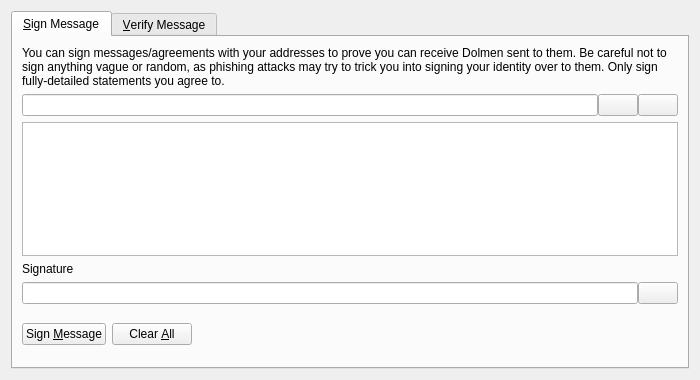
<?xml version="1.0" encoding="UTF-8"?>
<ui version="4.0">
 <class>SignVerifyMessageDialog</class>
 <widget class="QDialog" name="SignVerifyMessageDialog">
  <property name="geometry">
   <rect>
    <x>0</x>
    <y>0</y>
    <width>700</width>
    <height>380</height>
   </rect>
  </property>
  <property name="windowTitle">
   <string>Signatures - Sign / Verify a Message</string>
  </property>
  <property name="modal">
   <bool>true</bool>
  </property>
  <layout class="QVBoxLayout" name="verticalLayout">
   <item>
    <widget class="QTabWidget" name="tabWidget">
     <property name="currentIndex">
      <number>0</number>
     </property>
     <widget class="QWidget" name="tabSignMessage">
      <attribute name="title">
       <string>&amp;Sign Message</string>
      </attribute>
      <layout class="QVBoxLayout" name="verticalLayout_SM">
       <item>
        <widget class="QLabel" name="infoLabel_SM">
         <property name="text">
          <string>You can sign messages/agreements with your addresses to prove you can receive Dolmen sent to them. Be careful not to sign anything vague or random, as phishing attacks may try to trick you into signing your identity over to them. Only sign fully-detailed statements you agree to.</string>
         </property>
         <property name="textFormat">
          <enum>Qt::PlainText</enum>
         </property>
         <property name="wordWrap">
          <bool>true</bool>
         </property>
        </widget>
       </item>
       <item>
        <layout class="QHBoxLayout" name="horizontalLayout_1_SM">
         <property name="spacing">
          <number>0</number>
         </property>
         <item>
          <widget class="QValidatedLineEdit" name="addressIn_SM">
           <property name="toolTip">
            <string>The Dolmen address to sign the message with</string>
           </property>
          </widget>
         </item>
         <item>
          <widget class="QPushButton" name="addressBookButton_SM">
           <property name="toolTip">
            <string>Choose previously used address</string>
           </property>
           <property name="text">
            <string/>
           </property>
           <property name="shortcut">
            <string>Alt+A</string>
           </property>
           <property name="autoDefault">
            <bool>false</bool>
           </property>
          </widget>
         </item>
         <item>
          <widget class="QPushButton" name="pasteButton_SM">
           <property name="toolTip">
            <string>Paste address from clipboard</string>
           </property>
           <property name="text">
            <string/>
           </property>
           <property name="shortcut">
            <string>Alt+P</string>
           </property>
           <property name="autoDefault">
            <bool>false</bool>
           </property>
          </widget>
         </item>
        </layout>
       </item>
       <item>
        <widget class="QPlainTextEdit" name="messageIn_SM">
         <property name="toolTip">
          <string>Enter the message you want to sign here</string>
         </property>
        </widget>
       </item>
       <item>
        <widget class="QLabel" name="signatureLabel_SM">
         <property name="text">
          <string>Signature</string>
         </property>
         <property name="textFormat">
          <enum>Qt::PlainText</enum>
         </property>
        </widget>
       </item>
       <item>
        <layout class="QHBoxLayout" name="horizontalLayout_2_SM">
         <property name="spacing">
          <number>0</number>
         </property>
         <item>
          <widget class="QLineEdit" name="signatureOut_SM">
           <property name="font">
            <font>
             <italic>true</italic>
            </font>
           </property>
           <property name="readOnly">
            <bool>true</bool>
           </property>
          </widget>
         </item>
         <item>
          <widget class="QPushButton" name="copySignatureButton_SM">
           <property name="toolTip">
            <string>Copy the current signature to the system clipboard</string>
           </property>
           <property name="text">
            <string/>
           </property>
           <property name="autoDefault">
            <bool>false</bool>
           </property>
          </widget>
         </item>
        </layout>
       </item>
       <item>
        <layout class="QHBoxLayout" name="horizontalLayout_3_SM">
         <item>
          <widget class="QPushButton" name="signMessageButton_SM">
           <property name="toolTip">
            <string>Sign the message to prove you own this Dolmen address</string>
           </property>
           <property name="text">
            <string>Sign &amp;Message</string>
           </property>
           <property name="autoDefault">
            <bool>false</bool>
           </property>
          </widget>
         </item>
         <item>
          <widget class="QPushButton" name="clearButton_SM">
           <property name="toolTip">
            <string>Reset all sign message fields</string>
           </property>
           <property name="text">
            <string>Clear &amp;All</string>
           </property>
           <property name="autoDefault">
            <bool>false</bool>
           </property>
          </widget>
         </item>
         <item>
          <spacer name="horizontalSpacer_1_SM">
           <property name="orientation">
            <enum>Qt::Horizontal</enum>
           </property>
           <property name="sizeHint" stdset="0">
            <size>
             <width>40</width>
             <height>48</height>
            </size>
           </property>
          </spacer>
         </item>
         <item>
          <widget class="QLabel" name="statusLabel_SM">
           <property name="font">
            <font>
             <weight>75</weight>
             <bold>true</bold>
            </font>
           </property>
           <property name="text">
            <string/>
           </property>
           <property name="wordWrap">
            <bool>true</bool>
           </property>
          </widget>
         </item>
         <item>
          <spacer name="horizontalSpacer_2_SM">
           <property name="orientation">
            <enum>Qt::Horizontal</enum>
           </property>
           <property name="sizeHint" stdset="0">
            <size>
             <width>40</width>
             <height>48</height>
            </size>
           </property>
          </spacer>
         </item>
        </layout>
       </item>
      </layout>
     </widget>
     <widget class="QWidget" name="tabVerifyMessage">
      <attribute name="title">
       <string>&amp;Verify Message</string>
      </attribute>
      <layout class="QVBoxLayout" name="verticalLayout_VM">
       <item>
        <widget class="QLabel" name="infoLabel_VM">
         <property name="text">
          <string>Enter the receiver's address, message (ensure you copy line breaks, spaces, tabs, etc. exactly) and signature below to verify the message. Be careful not to read more into the signature than what is in the signed message itself, to avoid being tricked by a man-in-the-middle attack. Note that this only proves the signing party receives with the address, it cannot prove sendership of any transaction!</string>
         </property>
         <property name="textFormat">
          <enum>Qt::PlainText</enum>
         </property>
         <property name="alignment">
          <set>Qt::AlignLeading|Qt::AlignLeft|Qt::AlignTop</set>
         </property>
         <property name="wordWrap">
          <bool>true</bool>
         </property>
        </widget>
       </item>
       <item>
        <layout class="QHBoxLayout" name="horizontalLayout_1_VM">
         <property name="spacing">
          <number>0</number>
         </property>
         <item>
          <widget class="QValidatedLineEdit" name="addressIn_VM">
           <property name="toolTip">
            <string>The Dolmen address the message was signed with</string>
           </property>
          </widget>
         </item>
         <item>
          <widget class="QPushButton" name="addressBookButton_VM">
           <property name="toolTip">
            <string>Choose previously used address</string>
           </property>
           <property name="text">
            <string/>
           </property>
           <property name="shortcut">
            <string>Alt+A</string>
           </property>
           <property name="autoDefault">
            <bool>false</bool>
           </property>
          </widget>
         </item>
        </layout>
       </item>
       <item>
        <widget class="QPlainTextEdit" name="messageIn_VM"/>
       </item>
       <item>
        <widget class="QValidatedLineEdit" name="signatureIn_VM"/>
       </item>
       <item>
        <layout class="QHBoxLayout" name="horizontalLayout_2_VM">
         <item>
          <widget class="QPushButton" name="verifyMessageButton_VM">
           <property name="toolTip">
            <string>Verify the message to ensure it was signed with the specified Dolmen address</string>
           </property>
           <property name="text">
            <string>Verify &amp;Message</string>
           </property>
           <property name="autoDefault">
            <bool>false</bool>
           </property>
          </widget>
         </item>
         <item>
          <widget class="QPushButton" name="clearButton_VM">
           <property name="toolTip">
            <string>Reset all verify message fields</string>
           </property>
           <property name="text">
            <string>Clear &amp;All</string>
           </property>
           <property name="autoDefault">
            <bool>false</bool>
           </property>
          </widget>
         </item>
         <item>
          <spacer name="horizontalSpacer_1_VM">
           <property name="orientation">
            <enum>Qt::Horizontal</enum>
           </property>
           <property name="sizeHint" stdset="0">
            <size>
             <width>40</width>
             <height>48</height>
            </size>
           </property>
          </spacer>
         </item>
         <item>
          <widget class="QLabel" name="statusLabel_VM">
           <property name="font">
            <font>
             <weight>75</weight>
             <bold>true</bold>
            </font>
           </property>
           <property name="text">
            <string/>
           </property>
           <property name="wordWrap">
            <bool>true</bool>
           </property>
          </widget>
         </item>
         <item>
          <spacer name="horizontalSpacer_2_VM">
           <property name="orientation">
            <enum>Qt::Horizontal</enum>
           </property>
           <property name="sizeHint" stdset="0">
            <size>
             <width>40</width>
             <height>48</height>
            </size>
           </property>
          </spacer>
         </item>
        </layout>
       </item>
      </layout>
     </widget>
    </widget>
   </item>
  </layout>
 </widget>
 <customwidgets>
  <customwidget>
   <class>QValidatedLineEdit</class>
   <extends>QLineEdit</extends>
   <header>qvalidatedlineedit.h</header>
  </customwidget>
 </customwidgets>
 <resources>
  <include location="../dolmen.qrc"/>
 </resources>
 <connections/>
</ui>
